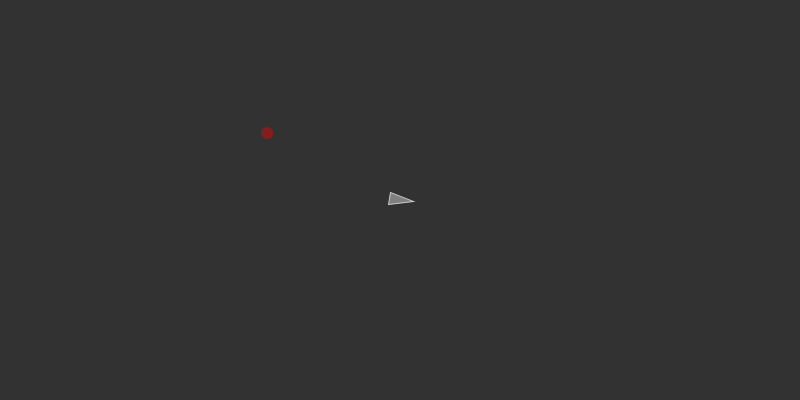
Frame 1 (no input)
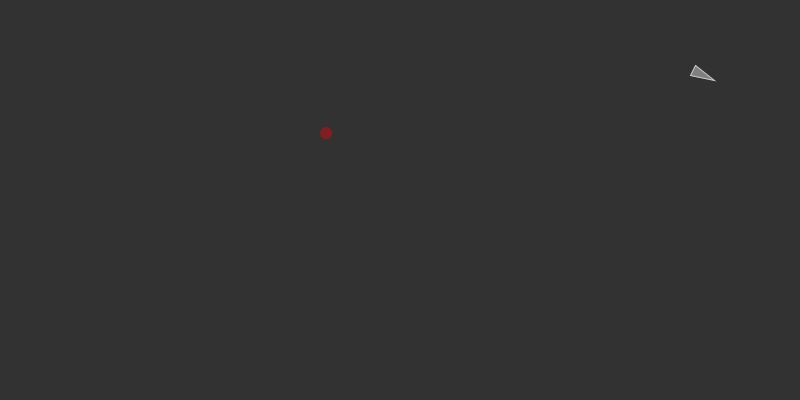
Frame 60 (the mouse pressed at the canvas centre just before this capture)
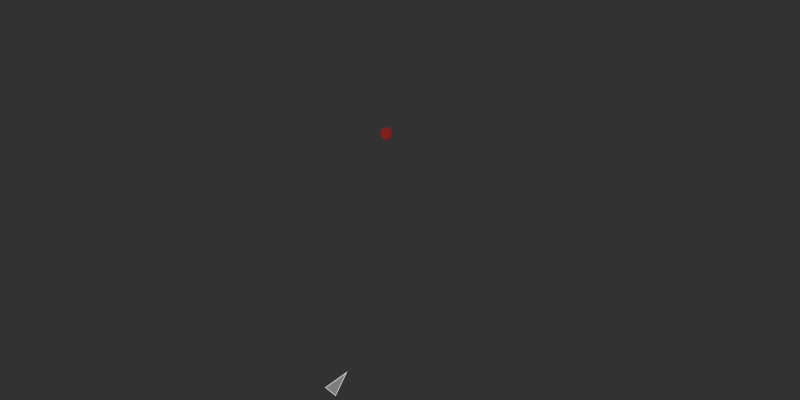
Frame 120 (the mouse held since frame 60 and released just before this capture)

The Processing sketch that drew these frames (run headless with seeded random() and noise(); from frame 60 on, the mouse is pressed at the canvas centre):

// Processing sketch: steering_behaviour
// ── steering_behaviour.pde
Vehicle pursuer;
Target target;

void setup()
{
  size(800,400);
  pursuer = new Vehicle(width/2, height/2);
  target = new Target(width/3, height/3);
}

void draw()
{
  background(50);
  pursuer.wander();
  
  float d = PVector.dist(pursuer.position, target.position);
  if (d < pursuer.r + target.r) {
    target = new Target(random(width),random(height));
  }
  
  pursuer.boundaries();
  pursuer.update();
  pursuer.draw();
  
  target.boundaries();
  target.update();
  target.draw();
}

// ── Target.pde
class Target extends Vehicle {
  Target(float x, float y) {
    super(x,y);
    maxspeed = 5;
  }
  
  @Override
  void draw() {
    //draw a triangle rotated in the direction of velocity
    fill(255,0,0,100);
    noStroke();
    strokeWeight(1);
    push();
    translate(position.x,position.y);
    ellipse(0,0,r*2,r*2);
    pop();
  }
}

// ── Vehicle.pde
//referenced from 'Nature of Code'
//Daniel Shiffman

class Vehicle {
  PVector acceleration, velocity, position;
  float r, maxspeed, maxforce, wanderTheta;
  Vehicle(float x, float y)
  {
    acceleration = new PVector(0,0);
    velocity = new PVector(1, 0);
    position = new PVector(x,y);
    r = 6;
    maxspeed = 8;
    maxforce = 0.4;
    wanderTheta = PI/2;
  }
  
  void update()
  {
    //update velocity
    velocity.add(acceleration);
    //limit speed
    velocity.limit(maxspeed);
    position.add(velocity);
    //reset acceleration to 0 each cycle
    acceleration.mult(0);
  }
  
  //boundary handling - wrap around
  void boundaries()
  {
    if(position.x < 0) {
      position.x = width;
    }
    else if(position.x > width) {
      position.x = 0;
    }
    
    if(position.y < 0) {
      position.y = height;
    }
    else if(position.y > height) {
      position.y = 0;
    }
    
  }
  
  void wander() 
  {
    PVector wanderPoint = velocity.copy();
    wanderPoint.setMag(100);
    wanderPoint.add(position);
    float wanderRadius = 50;
    float theta = wanderTheta + velocity.heading();
    float x = wanderRadius * cos(theta);
    float y = wanderRadius * sin(theta);
    wanderPoint.add(x,y);
    PVector steer = wanderPoint.sub(position);
    steer.setMag(maxforce);
    float displaceRange = 0.3;
    wanderTheta += random(-displaceRange,displaceRange);
    applyForce(steer);
  }
  
  PVector arrive(PVector target)
  {
    PVector desired = PVector.sub(target, position);
    float slowRadius = 100;
    float dist = desired.mag();
    if(dist < slowRadius) {
      float desiredSpeed = map(dist, 0 , slowRadius, 0, maxspeed);
      desired.setMag(desiredSpeed);
    } else {
      //scale to max speed
      desired.setMag(maxspeed);
    }
    //steering = desired - velocity
    PVector steer = PVector.sub(desired, velocity);
    steer.limit(maxforce); //limit to max steering force
    return steer;
  }
  
  void applyForce(PVector force)
  {
    acceleration.add(force);
  }
  
  PVector evade(Vehicle target)
  {
    return pursue(target).mult(-1);
  }
  
  PVector pursue(Vehicle target) 
  {
    PVector targ = target.position.copy();
    PVector prediction = target.velocity.copy().mult(10);
    targ.add(prediction);
    return seek(targ);
  }
  
  //adjusts the vector of seek in the opposite direction
  PVector flee(PVector target) 
  {
    return seek(target).mult(-1);
  }
  
  //calculates a steering force towards a target
  //steer = desired - velocity
  PVector seek(PVector target)
  {
    PVector desired = PVector.sub(target, position);
    
    //scale to max speed
    desired.setMag(maxspeed);
    
    //steering = desired - velocity
    PVector steer = PVector.sub(desired, velocity);
    steer.limit(maxforce); //limit to max steering force
    return steer;
  }
  
  void draw()
  {
    //draw a triangle rotated in the direction of velocity
    float theta = velocity.heading() + PI / 2;
    fill(127);
    stroke(200);
    strokeWeight(1);
    push();
    translate(position.x,position.y);
    rotate(theta);
    beginShape();
    vertex(0, -r * 2);
    vertex(-r, r *2);
    vertex(r,r*2);
    endShape(CLOSE);
    pop();
  }
}
